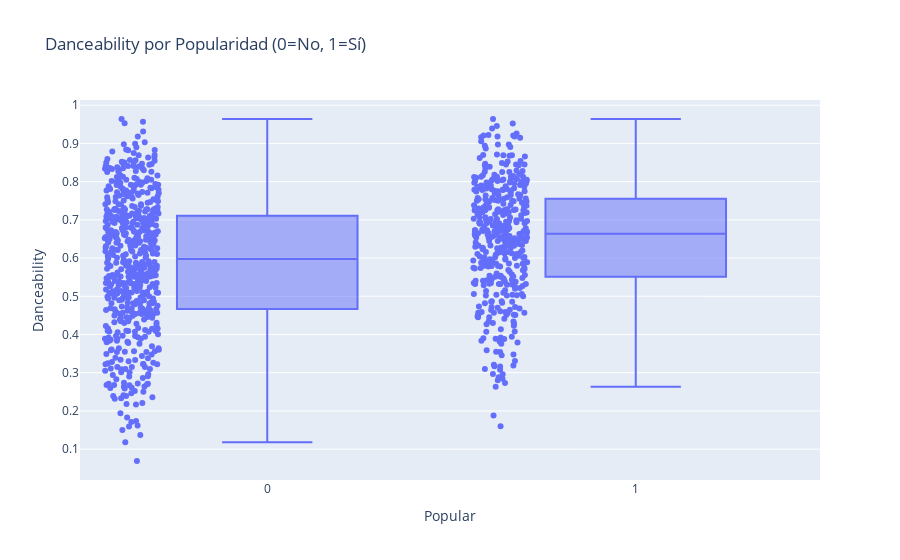

Write notebook code for a chart like this one.
### Code cell
# Crear variable popular
df['popular'] = df['track_popularity'].apply(lambda x: 1 if x >= 70 else 0)

fig_box = px.box(df, x='popular', y='danceability', points="all",
                 title="Danceability por Popularidad (0=No, 1=Sí)",
                 labels={'popular': 'Popular', 'danceability': 'Danceability'})
fig_box.show()

### Figure 1 — Plotly figure (JSON) as saved in the notebook; plotly's stock layout.template omitted (floating-point values rounded to 4 significant figures; data arrays with more than 128 entries replaced by an {"elided": "..."} marker saying what was removed)
{"data": [{"alignmentgroup": "True", "boxpoints": "all", "hovertemplate": "Popular=%{x}<br>Danceability=%{y}<extra></extra>", "legendgroup": "", "marker": {"color": "#636efa"}, "name": "", "notched": false, "offsetgroup": "", "orientation": "v", "showlegend": false, "type": "box", "x": {"elided": "1000 int values"}, "x0": " ", "xaxis": "x", "y": {"elided": "1000 float values"}, "y0": " ", "yaxis": "y"}], "layout": {"boxmode": "group", "legend": {"tracegroupgap": 0}, "title": {"text": "Danceability por Popularidad (0=No, 1=Sí)"}, "xaxis": {"anchor": "y", "domain": [0, 1], "title": {"text": "Popular"}}, "yaxis": {"anchor": "x", "domain": [0, 1], "title": {"text": "Danceability"}}}}
